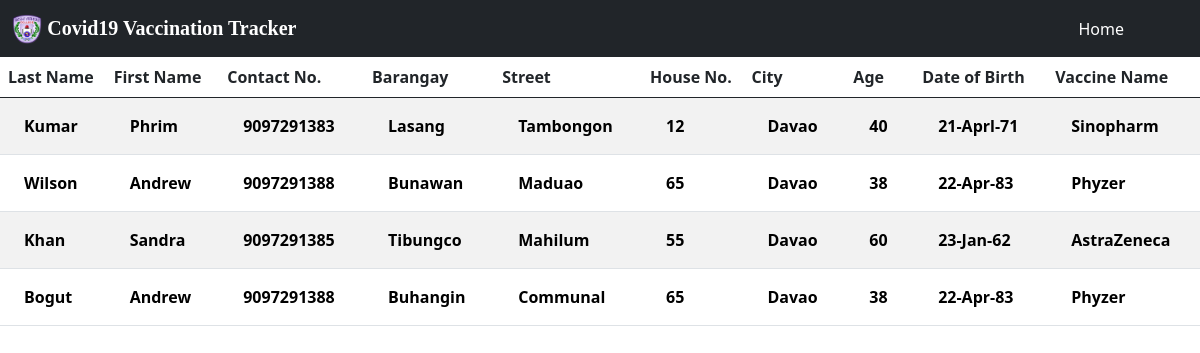
The page / on the database its author committed.
### tracker/models.py (models this page shows, shortened)
class Patient(models.Model):
    Last_name=models.CharField(max_length=200)
    First_name=models.CharField(max_length=200)
    Contact=models.IntegerField()
    Barangay=models.CharField(max_length=200)
    Street=models.CharField(max_length=200)
    House=models.IntegerField()
    City=models.CharField(max_length=200)
    Age=models.IntegerField()
    DoB=models.CharField(max_length=10)
    Vaccine=models.CharField(max_length=100)

### tracker/views.py (the view)
# urls.py: path('', views.home, name='home'),
def home(request):
    patients = Patient.objects.all()
    return render(request, 'vaccinated/home.html', {'patients': patients,})

### tracker/templates/vaccinated/home.html
{% extends 'vaccinated/base.html' %}
{% block content %}
     <div class="table-responsive">
<table class="table table-striped table-hover">
  <thead>
        <tr>
            <th>Last Name</th>
            <th>First Name</th>
            <th>Contact No.</th>
            <th>Barangay</th>
            <th>Street</th>
            <th>House No.</th>
            <th>City</th>
            <th>Age</th>
            <th>Date of Birth</th>
            <th>Vaccine Name</th>
        </tr>
  </thead>
    <tbody>
            {%  for patient in patients %}
            <tr>
                <th><a href="{% url 'tracker:patient' patient.id %}" class="nav-link" style="color:black">{{patient.Last_name}}</a></th>
                <th><a href="{% url 'tracker:patient' patient.id %}" class="nav-link" style="color:black">{{patient.First_name}}</a></th>
                <th><a href="{% url 'tracker:patient' patient.id %}" class="nav-link" style="color:black">{{patient.Contact}}</a></th>
                <th><a href="{% url 'tracker:patient' patient.id %}" class="nav-link" style="color:black">{{patient.Barangay}}</a></th>
                <th><a href="{% url 'tracker:patient' patient.id %}" class="nav-link" style="color:black">{{patient.Street}}</a></th>
                <th><a href="{% url 'tracker:patient' patient.id %}" class="nav-link" style="color:black">{{patient.House}}</a></th>
                <th><a href="{% url 'tracker:patient' patient.id %}" class="nav-link" style="color:black">{{patient.City}}</a></th>
                <th><a href="{% url 'tracker:patient' patient.id %}" class="nav-link" style="color:black">{{patient.Age}}</a></th>
                <th><a href="{% url 'tracker:patient' patient.id %}" class="nav-link" style="color:black">{{patient.DoB}}</a></th>
                <th><a href="{% url 'tracker:patient' patient.id %}" class="nav-link" style="color:black">{{patient.Vaccine}}</a></th>
            </tr>
            {%  endfor %}
    </tbody>
</table>
     </div>
{% endblock %}

### tracker/templates/vaccinated/base.html (shortened to what this page needs)
<!doctype html>
<html lang="en">
  <head>
    <link href="https://cdn.jsdelivr.net/npm/bootstrap@5.0.0-beta3/dist/css/bootstrap.min.css" rel="stylesheet">
  </head>
  <body>
  {% load static %}
          <nav class="navbar navbar-dark bg-dark">
          <div class="container-fluid" style="padding-right: 60px">
            <a class="navbar-brand" href="{% url 'tracker:home' %}">
              <img src="{% static 'records/jmc_logo.png' %}" alt="" width="30" height="30" class="d-inline-block align-text-top">
              <b style="font-family: 'Lato,sans-serif'">Covid19 Vaccination Tracker</b>
            </a>
              <ul class="nav justify-content-end">
          <li class="nav-item">
            <a class="nav-link active" aria-current="page" style="color:white" href="{% url 'tracker:home' %}">Home</a>
          </li>
        </ul>
          </div>
        </nav>
        {% block content %} {% endblock %}
  </body>
</html>

### tracker/templates/vaccinated/base.html (style rules this page uses)
thead { display: table-header-group; }

### rows shown on the page
Patient: Last_name "Kumar", First_name "Phrim", Contact "9097291383", Barangay "Lasang", Street "Tambongon", House "12", City "Davao", Age "40", DoB "21-Aprl-71", Vaccine "Sinopharm"
Patient: Last_name "Wilson", First_name "Andrew", Contact "9097291388", Barangay "Bunawan", Street "Maduao", House "65", City "Davao", Age "38", DoB "22-Apr-83", Vaccine "Phyzer"
Patient: Last_name "Khan", First_name "Sandra", Contact "9097291385", Barangay "Tibungco", Street "Mahilum", House "55", City "Davao", Age "60", DoB "23-Jan-62", Vaccine "AstraZeneca"
Patient: Last_name "Bogut", First_name "Andrew", Contact "9097291388", Barangay "Buhangin", Street "Communal", House "65", City "Davao", Age "38", DoB "22-Apr-83", Vaccine "Phyzer"
